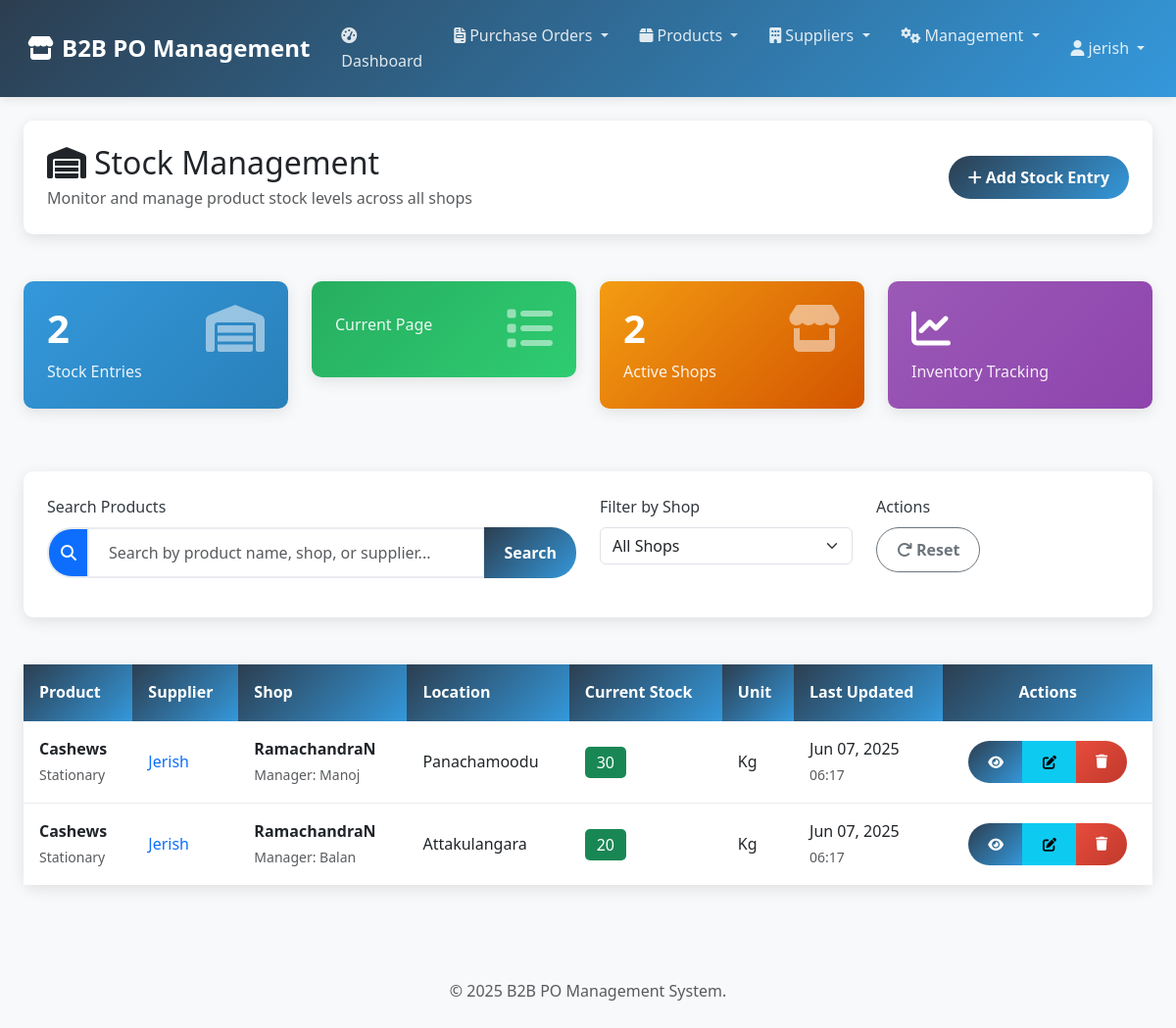
Page /stocks/ (signed in) on the committed database.
### po_system/models.py (models this page shows, shortened)
class ProductStock(models.Model):
    product = models.ForeignKey(Product, on_delete=models.CASCADE, related_name='stocks')
    shop = models.ForeignKey(Shop, on_delete=models.CASCADE)
    quantity = models.IntegerField(validators=[MinValueValidator(0)])
    updated_at = models.DateTimeField(auto_now=True)
    class Meta:
        unique_together = ['product', 'shop']

class Product(models.Model):
    name = models.CharField(max_length=200)
    supplier = models.ForeignKey(Supplier, on_delete=models.CASCADE, related_name='products')
    category = models.ForeignKey(Category, on_delete=models.CASCADE)
    unit = models.CharField(max_length=20, default='Kg')
    current_price = models.DecimalField(max_digits=10, decimal_places=2, validators=[MinValueValidator(Decimal('0.01'))])
    proposed_price = models.DecimalField(max_digits=10, decimal_places=2, validators=[MinValueValidator(Decimal('0.01'))])
    proposed_stock = models.IntegerField(validators=[MinValueValidator(0)])
    description = models.TextField(blank=True)
    created_at = models.DateTimeField(default=timezone.now)  # Changed from auto_now_add
    updated_at = models.DateTimeField(auto_now=True)
    is_active = models.BooleanField(default=True)
    class Meta:
        unique_together = ['name', 'supplier']

class Category(models.Model):
    name = models.CharField(max_length=100, unique=True)
    head_email = models.EmailField()
    head_name = models.CharField(max_length=100)
    created_at = models.DateTimeField(default=timezone.now)  # Changed from auto_now_add

class Supplier(models.Model):
    name = models.CharField(max_length=200, unique=True)
    email = models.EmailField()
    phone = models.CharField(max_length=15)
    address = models.TextField()
    contact_person = models.CharField(max_length=100)
    created_at = models.DateTimeField(default=timezone.now)  # Changed from auto_now_add
    updated_at = models.DateTimeField(auto_now=True)
    is_active = models.BooleanField(default=True)
    class Meta:
        ordering = ['name']

class Shop(models.Model):
    name = models.CharField(max_length=100)
    location = models.CharField(max_length=200)
    manager_name = models.CharField(max_length=100)
    created_at = models.DateTimeField(default=timezone.now)  # Changed from auto_now_add
    is_active = models.BooleanField(default=True)

### po_system/views.py (the view)
# urls.py: path('stocks/', views.stock_list, name='stock_list'),
@login_required
def stock_list(request):
    query = request.GET.get('q', '')
    shop_id = request.GET.get('shop', '')
    stocks = ProductStock.objects.select_related('product', 'shop', 'product__supplier').order_by('-updated_at')
    if query:
        stocks = stocks.filter(
            Q(product__name__icontains=query) |
            Q(shop__name__icontains=query) |
            Q(product__supplier__name__icontains=query)
        )
    if shop_id:
        try:
            shop_id = int(shop_id)
            stocks = stocks.filter(shop_id=shop_id)
        except ValueError:
            pass
    paginator = Paginator(stocks, 10)
    page = request.GET.get('page', 1)
    stocks_page = paginator.get_page(page)
    shops = Shop.objects.filter(is_active=True).order_by('name')
    context = {
        'stocks': stocks_page,
        'shops': shops,
        'query': query,
        'shop_id': shop_id,
        'total_count': stocks.count(),
    }
    return render(request, 'po_system/stock_list.html', context)

### templates/po_system/stock_list.html (shortened to what this page needs)
{% extends 'po_system/base.html' %}
{% block content %}
<div class="container-fluid">
    <div class="row mb-4">
        <div class="col-12">
            <div class="card">
                <div class="card-body">
                    <div class="d-flex justify-content-between align-items-center">
                        <div>
                            <h2 class="mb-1">
                                <i class="fas fa-warehouse me-2"></i>Stock Management
                            </h2>
                            <p class="text-muted mb-0">
                                Monitor and manage product stock levels across all shops
                            </p>
                        </div>
                        <a href="{% url 'po_system:stock_create' %}" class="btn btn-primary">
                            <i class="fas fa-plus me-1"></i>Add Stock Entry
                        </a>
                    </div>
                </div>
            </div>
        </div>
    </div>
    <div class="row mb-4">
        <div class="col-md-3 mb-3">
            <div class="stats-card" style="background: linear-gradient(135deg, #3498db, #2980b9);">
                <div class="d-flex justify-content-between">
                    <div>
                        <h3>{{ total_count }}</h3>
                        <p class="mb-0">Stock Entries</p>
                    </div>
                    <div>
                        <i class="fas fa-warehouse fa-3x opacity-50"></i>
                    </div>
                </div>
            </div>
        </div>
        <div class="col-md-3 mb-3">
            <div class="stats-card" style="background: linear-gradient(135deg, #27ae60, #2ecc71);">
                <div class="d-flex justify-content-between">
                    <div>
                        <p class="mb-0">Current Page</p>
                    </div>
                    <div>
                        <i class="fas fa-list fa-3x opacity-50"></i>
                    </div>
                </div>
            </div>
        </div>
        <div class="col-md-3 mb-3">
            <div class="stats-card" style="background: linear-gradient(135deg, #f39c12, #d35400);">
                <div class="d-flex justify-content-between">
                    <div>
                        <h3>{{ shops.count }}</h3>
                        <p class="mb-0">Active Shops</p>
                    </div>
                    <div>
                        <i class="fas fa-store fa-3x opacity-50"></i>
                    </div>
                </div>
            </div>
        </div>
        <div class="col-md-3 mb-3">
            <div class="stats-card" style="background: linear-gradient(135deg, #9b59b6, #8e44ad);">
                <div class="d-flex justify-content-between">
                    <div>
                        <h3><i class="fas fa-chart-line"></i></h3>
                        <p class="mb-0">Inventory Tracking</p>
                    </div>
                </div>
            </div>
        </div>
    </div>
    <div class="row mb-4">
        <div class="col-12">
            <div class="search-container">
                <form method="get" id="filter-form">
                    <div class="row">
                        <div class="col-md-6 mb-3">
                            <label class="form-label">Search Products</label>
                            <div class="input-group">
                                <span class="input-group-text bg-primary text-white">
                                    <i class="fas fa-search"></i>
                                </span>
                                <input type="text" name="q" class="form-control search-input"
                                       placeholder="Search by product name, shop, or supplier..."
                                       value="{{ query }}">
                                <button class="btn btn-primary" type="submit">
                                    Search
                                </button>
                            </div>
                        </div>
                        <div class="col-md-3 mb-3">
                            <label class="form-label">Filter by Shop</label>
                            <select name="shop" class="form-select" onchange="this.form.submit()">
                                <option value="">All Shops</option>
                            </select>
                        </div>
                        <div class="col-md-3 mb-3">
                            <label class="form-label">Actions</label>
                            <div class="d-flex gap-2">
                                <a href="{% url 'po_system:stock_list' %}" class="btn btn-outline-secondary">
                                    <i class="fas fa-redo me-1"></i>Reset
                                </a>
                            </div>
                        </div>
                    </div>
                </form>
            </div>
        </div>
    </div>
    <div class="row">
        <div class="col-12">
            <div class="card">
                <div class="card-body p-0">
                    <div class="table-responsive">
                        <table class="table table-hover mb-0">
                            <thead>
                                <tr>
                                    <th>Product</th>
                                    <th>Supplier</th>
                                    <th>Shop</th>
                                    <th>Location</th>
                                    <th>Current Stock</th>
                                    <th>Unit</th>
                                    <th>Last Updated</th>
                                    <th class="text-center">Actions</th>
                                </tr>
                            </thead>
                            <tbody>
                                {% for stock in stocks %}
                                <tr>
                                    <td>
                                        <strong>{{ stock.product.name }}</strong>
                                        <br><small class="text-muted">{{ stock.product.category.name }}</small>
                                    </td>
                                    <td>
                                        <a href="{% url 'po_system:supplier_products' stock.product.supplier.id %}">
                                            {{ stock.product.supplier.name }}
                                        </a>
                                    </td>
                                    <td>
                                        <strong>{{ stock.shop.name }}</strong>
                                        <br><small class="text-muted">Manager: {{ stock.shop.manager_name }}</small>
                                    </td>
                                    <td>{{ stock.shop.location }}</td>
                                    <td>
                                        {% if stock.quantity == 0 %}
                                        <span class="badge bg-danger fs-6">{{ stock.quantity }}</span>
                                        {% elif stock.quantity <= 10 %}
                                        <span class="badge bg-warning fs-6">{{ stock.quantity }}</span>
                                        {% else %}
                                        <span class="badge bg-success fs-6">{{ stock.quantity }}</span>
                                        {% endif %}
                                    </td>
                                    <td>{{ stock.product.unit }}</td>
                                    <td>
                                        {{ stock.updated_at|date:"M d, Y" }}
                                        <br><small class="text-muted">{{ stock.updated_at|time:"H:i" }}</small>
                                    </td>
                                    <td class="text-center">
                                        <div class="btn-group">
                                            <button class="btn btn-sm btn-primary" onclick="viewStock({{ stock.id }})" title="View Details">
                                                <i class="fas fa-eye"></i>
                                            </button>
                                            <a href="{% url 'po_system:stock_edit' stock.id %}" class="btn btn-sm btn-info" title="Edit">
                                                <i class="fas fa-edit"></i>
                                            </a>
                                            <a href="{% url 'po_system:stock_delete' stock.id %}" class="btn btn-sm btn-danger" title="Delete">
                                                <i class="fas fa-trash"></i>
                                            </a>
                                        </div>
                                    </td>
                                </tr>
                                {% endfor %}
                            </tbody>
                        </table>
                    </div>
                </div>
            </div>
        </div>
    </div>
</div>
{% endblock %}

### templates/po_system/base.html (shortened to what this page needs)
{% load static %}
<!DOCTYPE html>
<html lang="en">
<head>
    <link href="https://cdnjs.cloudflare.com/ajax/libs/bootstrap/5.3.0/css/bootstrap.min.css" rel="stylesheet">
    <link href="https://cdnjs.cloudflare.com/ajax/libs/font-awesome/6.4.0/css/all.min.css" rel="stylesheet">
    <link href="{% static 'css/main.css' %}" rel="stylesheet">
</head>
<body>
    <nav class="navbar navbar-expand-lg navbar-dark">
        <div class="container-fluid">
            <a class="navbar-brand" href="{% url 'po_system:dashboard' %}">
                <i class="fas fa-store me-2"></i>B2B PO Management
            </a>
            <div class="collapse navbar-collapse" id="navbarNav">
                <ul class="navbar-nav me-auto">
                    <li class="nav-item">
                        <a class="nav-link" href="{% url 'po_system:dashboard' %}">
                            <i class="fas fa-tachometer-alt me-1"></i>Dashboard
                        </a>
                    </li>
                    <li class="nav-item dropdown">
                        <a class="nav-link dropdown-toggle" href="#" role="button" data-bs-toggle="dropdown">
                            <i class="fas fa-file-invoice me-1"></i>Purchase Orders
                        </a>
                    </li>
                    <li class="nav-item dropdown">
                        <a class="nav-link dropdown-toggle" href="#" role="button" data-bs-toggle="dropdown">
                            <i class="fas fa-box me-1"></i>Products
                        </a>
                    </li>
                    <li class="nav-item dropdown">
                        <a class="nav-link dropdown-toggle" href="#" role="button" data-bs-toggle="dropdown">
                            <i class="fas fa-building me-1"></i>Suppliers
                        </a>
                    </li>
                    <li class="nav-item dropdown">
                        <a class="nav-link dropdown-toggle" href="#" role="button" data-bs-toggle="dropdown">
                            <i class="fas fa-cogs me-1"></i>Management
                        </a>
                    </li>
                </ul>
                <ul class="navbar-nav">
                    <li class="nav-item dropdown">
                        <a class="nav-link dropdown-toggle" href="#" role="button" data-bs-toggle="dropdown">
                            <i class="fas fa-user me-1"></i>{{ user.username }}
                        </a>
                    </li>
                </ul>
            </div>
        </div>
    </nav>
    <div class="container-fluid mt-4">
        {% block content %}
        {% endblock %}
    </div>
    <footer class="mt-5 py-4 bg-light text-center text-muted">
        <div class="container">
            <p class="mb-0">
                &copy; {% now "Y" %} B2B PO Management System.
            </p>
        </div>
    </footer>
</body>
</html>

### rows in the picture
ProductStock: product.name "Cashews", product.category.name "Stationary", product.supplier.name "Jerish", shop.name "RamachandraN", shop.manager_name "Manoj", shop.location "Panachamoodu", quantity "30", product.unit "Kg", updated_at "Jun 07, 2025", updated_at "06:17"
ProductStock: product.name "Cashews", product.category.name "Stationary", product.supplier.name "Jerish", shop.name "RamachandraN", shop.manager_name "Balan", shop.location "Attakulangara", quantity "20", product.unit "Kg", updated_at "Jun 07, 2025", updated_at "06:17"

### other values in the picture
{{ user.username }} "jerish"
{{ total_count }} "2"
{{ shops.count }} "2"
